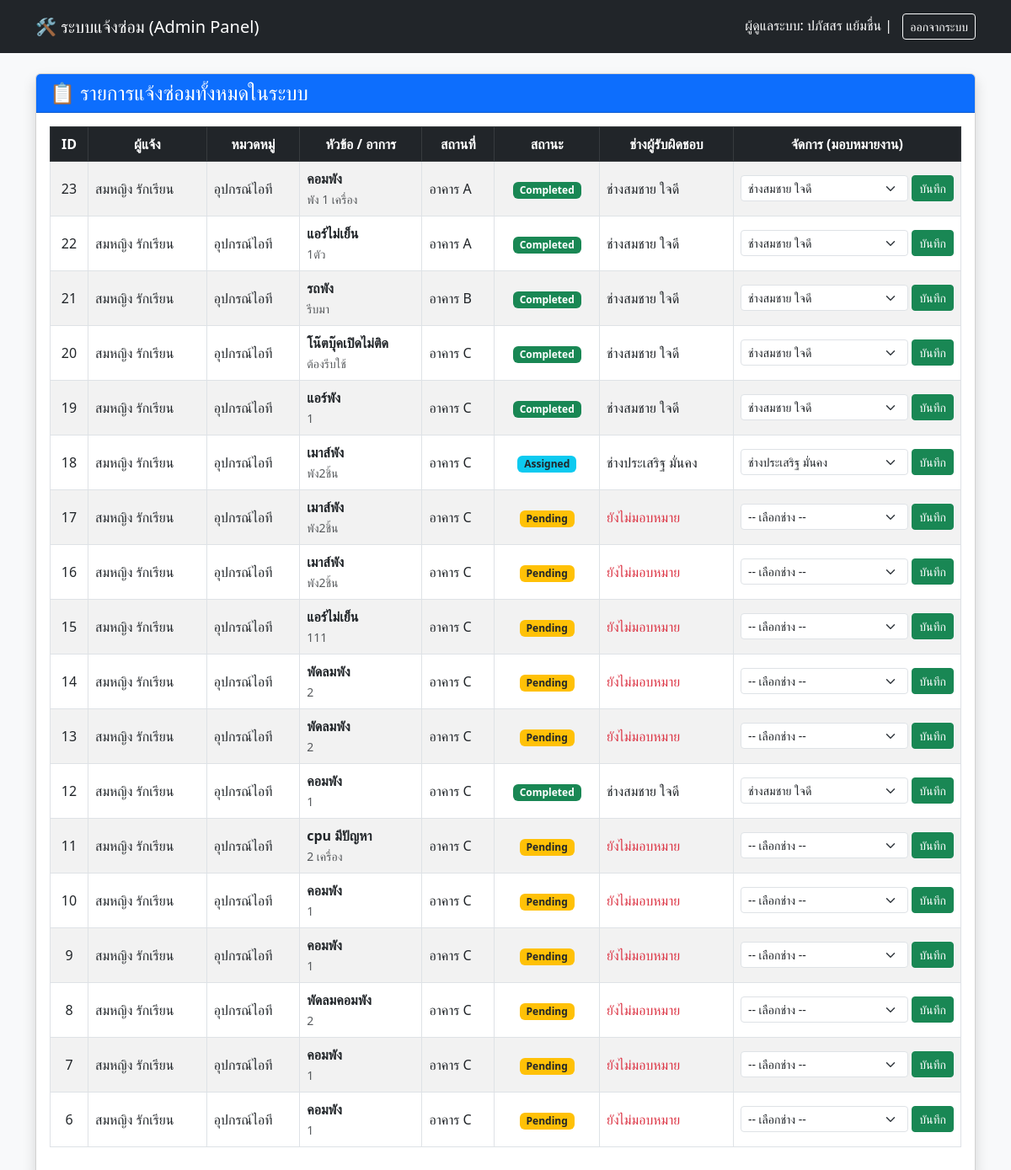
Page /admin_dashboard.php (signed in) on the committed database.
### tables this page shows
CREATE TABLE `tickets` (
  `ticket_id` int(11) NOT NULL,
  `user_id` int(11) NOT NULL,
  `contact_email` varchar(255) DEFAULT NULL,
  `category_id` int(11) NOT NULL,
  `technician_id` int(11) DEFAULT NULL,
  `title` varchar(150) NOT NULL,
  `description` text NOT NULL,
  `location` varchar(150) NOT NULL,
  `status` enum('Pending','Assigned','In Progress','Completed','Cancelled') DEFAULT 'Pending',
  `priority` enum('Low','Medium','High','Urgent') DEFAULT 'Medium',
  `created_at` timestamp NOT NULL DEFAULT current_timestamp(),
  `updated_at` timestamp NOT NULL DEFAULT current_timestamp() ON UPDATE current_timestamp()
);

CREATE TABLE `users` (
  `user_id` int(11) NOT NULL,
  `username` varchar(50) NOT NULL,
  `password_hash` varchar(255) NOT NULL,
  `full_name` varchar(100) NOT NULL,
  `email` varchar(100) NOT NULL,
  `phone` varchar(20) NOT NULL,
  `role` enum('User','Technician','Admin') DEFAULT 'User',
  `is_active` tinyint(1) DEFAULT 1,
  `created_at` timestamp NOT NULL DEFAULT current_timestamp(),
  `updated_at` timestamp NOT NULL DEFAULT current_timestamp() ON UPDATE current_timestamp()
);

CREATE TABLE `categories` (
  `category_id` int(11) NOT NULL,
  `category_name` varchar(100) NOT NULL,
  `description` text DEFAULT NULL,
  `created_at` timestamp NOT NULL DEFAULT current_timestamp()
);

### admin_dashboard.php (the view, shortened to what this page needs)
<?php
include 'db.php';
$stmt_tickets = $conn->query("
    SELECT t.*, u.full_name AS user_name, c.category_name, tech.full_name AS tech_name
    FROM tickets t
    JOIN users u ON t.user_id = u.user_id
    JOIN categories c ON t.category_id = c.category_id
    LEFT JOIN users tech ON t.technician_id = tech.user_id
    ORDER BY t.created_at DESC
");
$tickets = $stmt_tickets->fetchAll(PDO::FETCH_ASSOC);
$stmt_tech = $conn->query("SELECT user_id, full_name FROM users WHERE role = 'Technician'");
$technicians = $stmt_tech->fetchAll(PDO::FETCH_ASSOC);
?>
<!DOCTYPE html>
<html lang="th">
<head>
    <link href="https://cdn.jsdelivr.net/npm/bootstrap@5.3.0/dist/css/bootstrap.min.css" rel="stylesheet">
</head>
<body class="bg-light">
    <nav class="navbar navbar-expand-lg navbar-dark bg-dark mb-4">
        <div class="container">
            <a class="navbar-brand" href="#">🛠️ ระบบแจ้งซ่อม (Admin Panel)</a>
            <span class="navbar-text text-white">
                ผู้ดูแลระบบ: <?= htmlspecialchars($_SESSION['full_name']); ?> |
                <a href="index.php" class="btn btn-outline-light btn-sm ms-2">ออกจากระบบ</a>
            </span>
        </div>
    </nav>
    <div class="container">
        <div class="card shadow mb-4">
            <div class="card-header bg-primary text-white">
                <h4 class="mb-0">📋 รายการแจ้งซ่อมทั้งหมดในระบบ</h4>
            </div>
            <div class="card-body">
                <div class="table-responsive">
                    <table class="table table-bordered table-striped align-middle">
                        <thead class="table-dark text-center">
                            <tr>
                                <th>ID</th>
                                <th>ผู้แจ้ง</th>
                                <th>หมวดหมู่</th>
                                <th>หัวข้อ / อาการ</th>
                                <th>สถานที่</th>
                                <th>สถานะ</th>
                                <th>ช่างผู้รับผิดชอบ</th>
                                <th>จัดการ (มอบหมายงาน)</th>
                            </tr>
                        </thead>
                        <tbody>
                            <?php if(count($tickets) > 0): ?>
                                <?php foreach($tickets as $row): ?>
                                <tr>
                                    <td class="text-center"><?= $row['ticket_id']; ?></td>
                                    <td><?= htmlspecialchars($row['user_name']); ?></td>
                                    <td><?= htmlspecialchars($row['category_name']); ?></td>
                                    <td>
                                        <strong><?= htmlspecialchars($row['title']); ?></strong><br>
                                        <small class="text-muted"><?= htmlspecialchars($row['description']); ?></small>
                                    </td>
                                    <td><?= htmlspecialchars($row['location']); ?></td>
                                    <td class="text-center">
                                        <?php
                                            $badgeBg = 'secondary';
                                            if($row['status'] == 'Pending') $badgeBg = 'warning text-dark';
                                            elseif($row['status'] == 'Assigned') $badgeBg = 'info text-dark';
                                            elseif($row['status'] == 'In Progress') $badgeBg = 'primary';
                                            elseif($row['status'] == 'Completed') $badgeBg = 'success';
                                        ?>
                                        <span class="badge bg-<?= $badgeBg; ?>"><?= $row['status']; ?></span>
                                    </td>
                                    <td><?= $row['tech_name'] ? htmlspecialchars($row['tech_name']) : '<span class="text-danger">ยังไม่มอบหมาย</span>'; ?></td>
                                    <td>
                                        <form method="POST" class="d-flex gap-1">
                                            <select name="technician_id" class="form-select form-select-sm" required>
                                                <option value="">-- เลือกช่าง --</option>
                                                <?php foreach($technicians as $tech): ?>
                                                    <option value="<?= $tech['user_id']; ?>" <?= ($row['technician_id'] == $tech['user_id']) ? 'selected' : ''; ?>>
                                                        <?= htmlspecialchars($tech['full_name']); ?>
                                                    </option>
                                                <?php endforeach; ?>
                                            </select>
                                            <button type="submit" name="assign_ticket" class="btn btn-sm btn-success text-nowrap">บันทึก</button>
                                        </form>
                                    </td>
                                </tr>
                                <?php endforeach; ?>
                            <?php else: ?>
                                <tr>
                                    <td colspan="8" class="text-center text-muted">ยังไม่มีรายการแจ้งซ่อมในระบบ</td>
                                </tr>
                            <?php endif; ?>
                        </tbody>
                    </table>
                </div>
            </div>
        </div>
    </div>
</body>
</html>

### rows in the picture
tickets: ticket_id "23", user.full_name "สมหญิง รักเรียน", category.category_name "อุปกรณ์ไอที", title "คอมพัง", description "พัง 1 เครื่อง", location "อาคาร A", status "Completed", technician.full_name "ช่างสมชาย ใจดี", technician_id "ช่างสมชาย ใจดี"
tickets: ticket_id "22", user.full_name "สมหญิง รักเรียน", category.category_name "อุปกรณ์ไอที", title "แอร์ไม่เย็น", description "1ตัว", location "อาคาร A", status "Completed", technician.full_name "ช่างสมชาย ใจดี", technician_id "ช่างสมชาย ใจดี"
tickets: ticket_id "21", user.full_name "สมหญิง รักเรียน", category.category_name "อุปกรณ์ไอที", title "รถพัง", description "รีบมา", location "อาคาร B", status "Completed", technician.full_name "ช่างสมชาย ใจดี", technician_id "ช่างสมชาย ใจดี"
tickets: ticket_id "20", user.full_name "สมหญิง รักเรียน", category.category_name "อุปกรณ์ไอที", title "โน๊ตบุ๊คเปิดไม่ติด", description "ต้องรีบใช้", location "อาคาร C", status "Completed", technician.full_name "ช่างสมชาย ใจดี", technician_id "ช่างสมชาย ใจดี"
tickets: ticket_id "19", user.full_name "สมหญิง รักเรียน", category.category_name "อุปกรณ์ไอที", title "แอร์พัง", description "1", location "อาคาร C", status "Completed", technician.full_name "ช่างสมชาย ใจดี", technician_id "ช่างสมชาย ใจดี"
tickets: ticket_id "18", user.full_name "สมหญิง รักเรียน", category.category_name "อุปกรณ์ไอที", title "เมาส์พัง", description "พัง2ชิ้น", location "อาคาร C", status "Assigned", technician.full_name "ช่างประเสริฐ มั่นคง", technician_id "ช่างประเสริฐ มั่นคง"
tickets: ticket_id "17", user.full_name "สมหญิง รักเรียน", category.category_name "อุปกรณ์ไอที", title "เมาส์พัง", description "พัง2ชิ้น", location "อาคาร C", status "Pending", shows "ยังไม่มอบหมาย"
tickets: ticket_id "16", user.full_name "สมหญิง รักเรียน", category.category_name "อุปกรณ์ไอที", title "เมาส์พัง", description "พัง2ชิ้น", location "อาคาร C", status "Pending", shows "ยังไม่มอบหมาย"
tickets: ticket_id "15", user.full_name "สมหญิง รักเรียน", category.category_name "อุปกรณ์ไอที", title "แอร์ไม่เย็น", description "111", location "อาคาร C", status "Pending", shows "ยังไม่มอบหมาย"
tickets: ticket_id "14", user.full_name "สมหญิง รักเรียน", category.category_name "อุปกรณ์ไอที", title "พัดลมพัง", description "2", location "อาคาร C", status "Pending", shows "ยังไม่มอบหมาย"
tickets: ticket_id "13", user.full_name "สมหญิง รักเรียน", category.category_name "อุปกรณ์ไอที", title "พัดลมพัง", description "2", location "อาคาร C", status "Pending", shows "ยังไม่มอบหมาย"
tickets: ticket_id "12", user.full_name "สมหญิง รักเรียน", category.category_name "อุปกรณ์ไอที", title "คอมพัง", description "1", location "อาคาร C", status "Completed", technician.full_name "ช่างสมชาย ใจดี", technician_id "ช่างสมชาย ใจดี"
tickets: ticket_id "11", user.full_name "สมหญิง รักเรียน", category.category_name "อุปกรณ์ไอที", title "cpu มีปัญหา", description "2 เครื่อง", location "อาคาร C", status "Pending", shows "ยังไม่มอบหมาย"
tickets: ticket_id "10", user.full_name "สมหญิง รักเรียน", category.category_name "อุปกรณ์ไอที", title "คอมพัง", description "1", location "อาคาร C", status "Pending", shows "ยังไม่มอบหมาย"
tickets: ticket_id "9", user.full_name "สมหญิง รักเรียน", category.category_name "อุปกรณ์ไอที", title "คอมพัง", description "1", location "อาคาร C", status "Pending", shows "ยังไม่มอบหมาย"
tickets: ticket_id "8", user.full_name "สมหญิง รักเรียน", category.category_name "อุปกรณ์ไอที", title "พัดลมคอมพัง", description "2", location "อาคาร C", status "Pending", shows "ยังไม่มอบหมาย"
tickets: ticket_id "7", user.full_name "สมหญิง รักเรียน", category.category_name "อุปกรณ์ไอที", title "คอมพัง", description "1", location "อาคาร C", status "Pending", shows "ยังไม่มอบหมาย"
tickets: ticket_id "6", user.full_name "สมหญิง รักเรียน", category.category_name "อุปกรณ์ไอที", title "คอมพัง", description "1", location "อาคาร C", status "Pending", shows "ยังไม่มอบหมาย"

### other values in the picture
$_SESSION['full_name'] "ปภัสสร แย้มชื่น"
